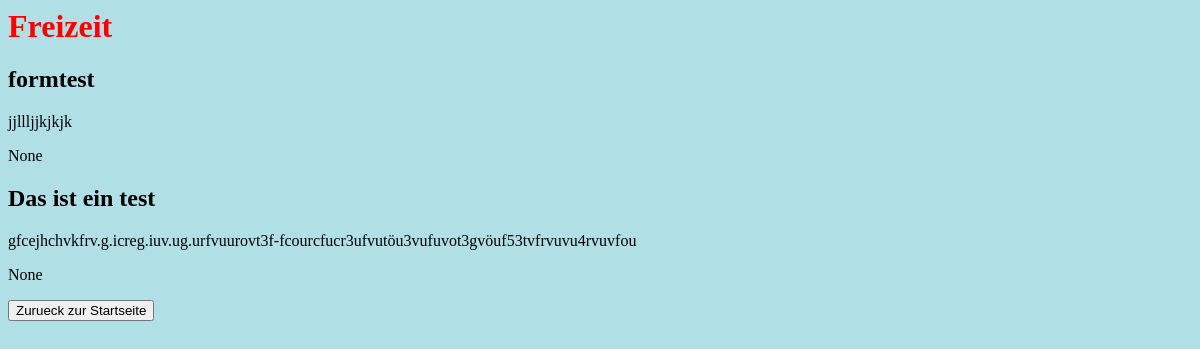
The page /Blog/Freizeit/ on the database as committed earlier.
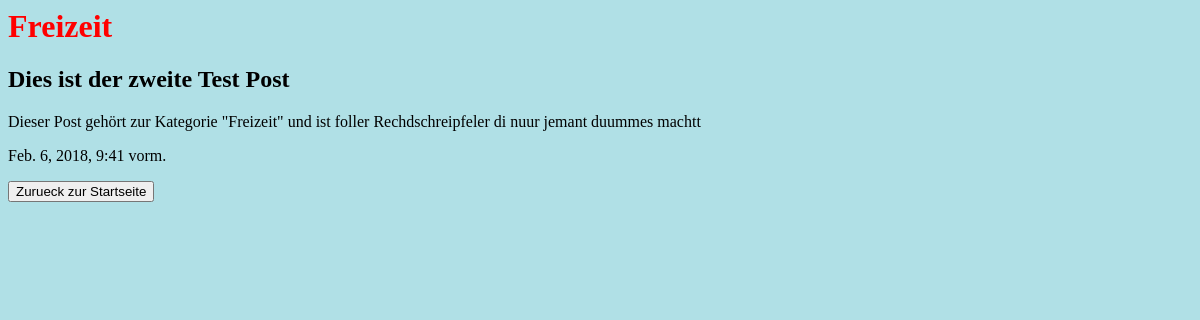
The same page on the database as committed later.
### Blog/models.py (models this page shows)
class Post(models.Model):
    Categorys = (
        ('Reisen','Reisen'),
        ('Arbeit','Arbeit'),
        ('Freizeit','Freizeit'),
        ('Andere','Andere'),
    )
    title = models.CharField(max_length=200)
    text = models.TextField()
    category = models.CharField(max_length=200, choices=Categorys, default='Andere')
    created_date = models.DateTimeField(
            default=timezone.now)

### Blog/views.py (the view)
# urls.py: path('Freizeit/', views.index4, name='index4'),
def index4(request):
    art = Post.objects.filter(category='Freizeit').order_by('-created_date')
    return render(request, 'Blog/Frtemp.html',{
        'art': art
    })

### Blog/templates/Blog/Frtemp.html (shortened to what this page needs)
<html>
<head>
</head>
<body style="background-color:powderblue;">
<div>
<h1><font color="red">Freizeit</font></h1>
</div>
{% block content %}
    {% for art in art %}
    <h2>{{ art.title }}</h2>
    <p>{{ art.text }}</p>
<p>{{ art.created_date }}<p>
    {% endfor %}
<form action="http://localhost:8000/Blog">
    <input type="submit" value="Zurueck zur Startseite">
</form>
{% endblock content %}
</body>
</html>

Rows that differ between the two databases and show on the page:
removed Post: title "formtest", text "jjllljjkjkjk", created_date "None"
removed Post: title "Das ist ein test", text "gfcejhchvkfrv.g.icreg.iuv.ug.urfvuurovt3f-fcourcfucr3ufvutöu3vufuvot3gvöuf53tvfrvuvu4rvuvfou", created_date "None"
added Post: title "Dies ist der zweite Test Post", text "Dieser Post gehört zur Kategorie \"Freizeit\" und ist foller Rechdschreipfeler di nuur jemant duummes machtt", created_date "Feb. 6, 2018, 9:41 vorm."
